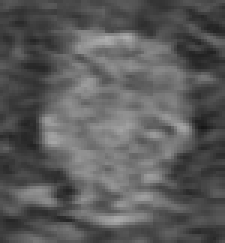
#> input picture image_crop/crop5.jpg, 75 x 81 px (shown 3 times larger)
$ python test_activeContour.py   (older library calls are emulated)
#> lines starting #> are read from the running program, lines starting #| are printed output that depends on the picture
"""
Abeer Mohamed
"""
import os
import sys
import cv2 as cv2
import matplotlib.cm as cm
from scipy.ndimage import filters
import numpy as np
import pylab as plb
import matplotlib.pyplot as plt
import copy
import scipy.ndimage
import scipy.ndimage as nd
import matplotlib.pyplot as plt

_ALPHA = 300
_BETA = 2
_W_LINE = 80
_W_EDGE = 80
_NUM_NEIGHBORS = 9

# the candaidate 8 movment
neighbors = np.array([[i, j] for i in range(-1, 2) for j in range(-1, 2)])


# internal forces = summation from i to n alph * |Vi+1 - Vi|2 + BETA * |Vi+1 - 2* Vi + Vi-1 |2
def internalEnergy(snake):
    iEnergy = 0
    snakeLength = len(snake)
    for index in range(snakeLength - 1, -1, -1):
        nextPoint = (index + 1) % snakeLength
        currentPoint = index % snakeLength
        previousePoint = (index - 1) % snakeLength
        iEnergy = iEnergy + (_ALPHA * (np.linalg.norm(snake[nextPoint] - snake[currentPoint]) ** 2)) \
                  + (_BETA * (np.linalg.norm(snake[nextPoint] - 2 * snake[currentPoint] + snake[previousePoint]) ** 2))
    return iEnergy


# total energy for internal and external without constant
def totalEnergy(grediant, image, snake):
    iEnergy = internalEnergy(snake)
    eEnergy = externalEnergy(grediant, image, snake)
    tEnergy = iEnergy + eEnergy

    return tEnergy


# plot
def _display(image, changedPoint=None, snaxels=None):
    plb.clf()
    if snaxels is not None:
        for s in snaxels:
            if (changedPoint is not None and (s[0] == changedPoint[0] and s[1] == changedPoint[1])):
                plb.plot(s[0], s[1], 'r', markersize=10.0)
            else:
                plb.plot(s[0], s[1], 'g.', markersize=10.0)

    plb.imshow(image, cmap=cm.Greys_r)
    plb.draw()

    return


# external forces summation of image grediant for all contour points
def externalEnergy(grediant, image, snak):
    sum = 0
    snaxels_Len = len(snak)
    for index in range(snaxels_Len - 1):
        point = snak[index]
        sum = +(image[point[1]][point[0]])
    pixel = 255 * sum

    eEnergy = _W_LINE * pixel - _W_EDGE * imageGradient(grediant, snak)

    return eEnergy


def interval_mapping(image, from_min, from_max, to_min, to_max):
    from_range = from_max - from_min
    to_range = to_max - to_min
    scaled = np.array((image - from_min) / float(from_range), dtype=float)
    return to_min + (scaled * to_range)


def basicImageGradiant(image):
    s_mask = 17
    sobelx = np.abs(cv2.Sobel(image, cv2.CV_64F, 1, 0, ksize=s_mask))
    sobelx = interval_mapping(sobelx, np.min(sobelx), np.max(sobelx), 0, 255)
    sobely = np.abs(cv2.Sobel(image, cv2.CV_64F, 0, 1, ksize=s_mask))
    sobely = interval_mapping(sobely, np.min(sobely), np.max(sobely), 0, 255)
    gradient = 0.5 * sobelx + 0.5 * sobely
    return gradient


def imageGradient(gradient, snak):
    sum = 0
    snaxels_Len = len(snak)
    for index in range(snaxels_Len - 1):
        point = snak[index]
        sum = sum + ((gradient[point[1]][point[0]]))
    return sum


def isPointInsideImage(image, point):
    return np.all(point < np.shape(image)) and np.all(point > 0)


def _pointsOnCircle(center, radius, num_points=12):
    points = np.zeros((num_points, 2), dtype=np.int32)
    for i in range(num_points):
        theta = float(i) / num_points * (2 * np.pi)
        x = center[0] + radius * np.cos(theta)
        y = center[1] + radius * np.sin(theta)
        p = [x, y]
        points[i] = p

    return points


def activeContour(image_file):
#> called with image_file = 'image_crop/crop5.jpg'
    image = cv2.imread(image_file, 0)
#> image is the input picture: shape (81, 75); min 22, max 173, mean 90.8

    print("image.shape", type(image.shape))
#| image.shape <class 'tuple'>
    center = tuple(np.asarray(image.shape) / 2)
#> center = (40.5, 37.5)
    radius = min(np.asarray(image.shape) / 2) * 0.85
#> radius = 31.88
    plb.ion()
    plb.figure(figsize=np.array(np.shape(image)) / 50.)

    snake = _pointsOnCircle(center, radius, 20)
    grediant = basicImageGradiant(image)
#> in basicImageGradiant, `sobelx = np.abs(cv2.Sobel(image, cv2.CV_64F, 1, 0, ksize=s_mask))`:
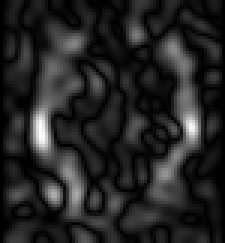
#> sobelx: shape (81, 75) float64 (shown 3 times larger); min 0, max 3.72e+10, mean 5.44e+09; drawn with min black and max white
#> in interval_mapping, `from_range = from_max - from_min`: from_range = 3.72e+10
#> in basicImageGradiant, `sobely = np.abs(cv2.Sobel(image, cv2.CV_64F, 0, 1, ksize=s_mask))`:
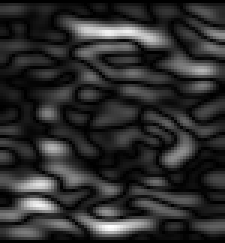
#> sobely: shape (81, 75) float64 (shown 3 times larger); min 0, max 3.26e+10, mean 5.89e+09; drawn with min black and max white
#> in basicImageGradiant, `gradient = 0.5 * sobelx + 0.5 * sobely`:
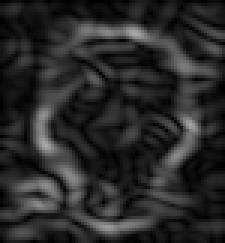
#> gradient: shape (81, 75) float64 (shown 3 times larger); min 0, max 167.3, mean 41.7
    plb.ioff()

    snakeColon = copy.deepcopy(snake)

    for i in range(100):
        for index, point in enumerate(snake):
            min_energy2 = float("inf")
            for cindex, movement in enumerate(neighbors):
                next_node = (point + movement)
                if not isPointInsideImage(image, next_node):
                    continue
                if not isPointInsideImage(image, point):
                    continue

                snakeColon[index] = next_node

                totalEnergyNext = totalEnergy(grediant, image, snakeColon)

                if (totalEnergyNext < min_energy2):
                    min_energy2 = copy.deepcopy(totalEnergyNext)
                    indexOFlessEnergy = copy.deepcopy(cindex)
            snake[index] = (snake[index] + neighbors[indexOFlessEnergy])
        snakeColon = copy.deepcopy(snake)
#> this loop made 100 passes

    plb.ioff()
    _display(image, None, snake)
#> the loop in _display, `for s in snaxels:` made 20 passes
#> s on passes 1 to 12: [65, 36], [64, 42], [62, 47], [59, 51], [57, 54], [56, 58], [54, 60], [54, 60], [56, 58], [57, 54], [58, 52], [60, 50]
    plb.plot()
    plb.savefig(os.path.splitext(image_file)[0] + "-segmented.png")
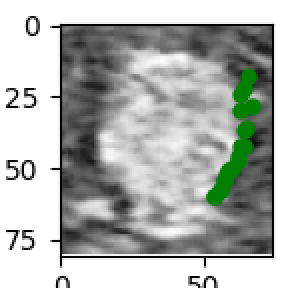
#> figure drawn by matplotlib, 1 panel
    plb.show()

    return


def _test():

    activeContour("image_crop/crop5.jpg")
    return


if __name__ == '__main__':
    _test()
